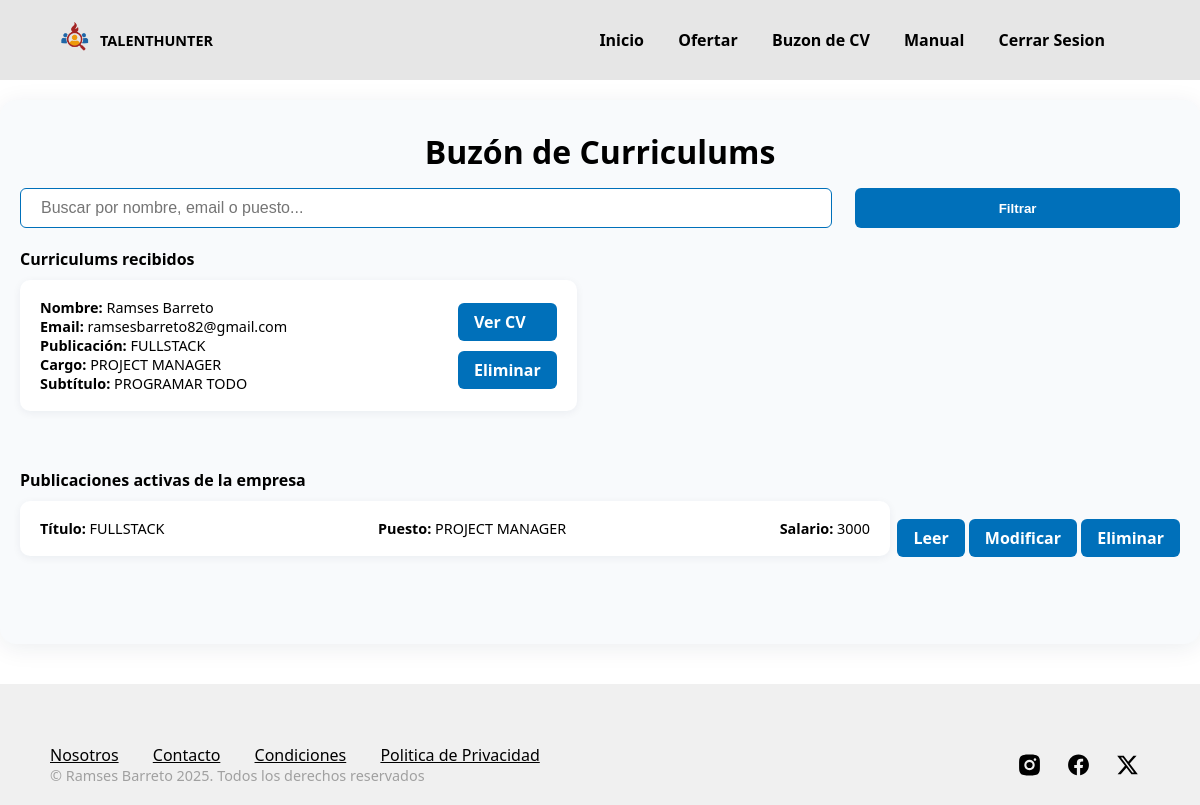
The app's page /c.sistema/buzon.php (signed in) with its own data.
### tables this page shows
CREATE TABLE `application` (
  `id` int(11) NOT NULL,
  `pdf_url` varchar(255) NOT NULL,
  `fk_applicant_id` int(11) DEFAULT NULL,
  `fk_job_publication_id` int(11) DEFAULT NULL
);

CREATE TABLE `applicant` (
  `id` int(11) NOT NULL,
  `name` varchar(12) NOT NULL,
  `lastname` varchar(12) NOT NULL,
  `password` varchar(20) NOT NULL,
  `phone_number` varchar(13) DEFAULT NULL,
  `email` varchar(40) NOT NULL,
  `age` tinyint(2) DEFAULT NULL,
  `gender` char(1) DEFAULT NULL,
  `address` varchar(30) DEFAULT NULL,
  `birthday_date` date NOT NULL,
  `url_image` varchar(255) NOT NULL
);

CREATE TABLE `job_publication` (
  `id` int(11) NOT NULL,
  `title` varchar(40) NOT NULL,
  `subtitle` varchar(100) NOT NULL,
  `job_occupation` varchar(25) DEFAULT NULL,
  `start_shift_hours` time DEFAULT NULL,
  `end_shift_hours` time DEFAULT NULL,
  `job_salary` int(8) DEFAULT NULL,
  `start_reclutement_period` date DEFAULT NULL,
  `end_reclutement_period` date DEFAULT NULL,
  `required_experience` varchar(500) DEFAULT NULL,
  `fk_company_id` int(11) DEFAULT NULL
);

### c.sistema/buzon.php (the view, shortened to what this page needs)
<?php
include('../php/conexion_be.php');
$id_empresa = $_SESSION['id_empresa'];
$query_cv = "
SELECT
    a.id AS applicant_id, a.name AS applicant_name, a.lastname AS applicant_lastname, a.email AS applicant_email,
    ap.pdf_url, ap.id AS application_id,
    jp.id AS job_id, jp.title AS job_title, jp.job_occupation, jp.subtitle,
    c.social_denomination AS company_name
FROM application AS ap
INNER JOIN applicant AS a ON ap.fk_applicant_id = a.id
INNER JOIN job_publication AS jp ON ap.fk_job_publication_id = jp.id
INNER JOIN company AS c ON jp.fk_company_id = c.id
WHERE c.id = $id_empresa
";
$filter = "";
$result_cv = mysqli_query($conexion, $query_cv . $filter);
$query_pub = "SELECT * FROM job_publication WHERE fk_company_id = $id_empresa";
$result_pub = mysqli_query($conexion, $query_pub);
?>
<!DOCTYPE html>
<html lang="es">
<head>
    <link rel="stylesheet" href="../css/vacante.css">
    <link rel="stylesheet" href="../css/buzon.css">
</head>
<body>
    <header>
        <div class="container">
            <div class="logo">
               <div class="imagen-logo"></div>
                <p>TALENTHUNTER</p>
            </div>
            <nav>
             <a href="/login-registro/c.sistema/empresa.php">Inicio</a>
                <a href="/login-registro/b.formularios/publicaciones.php">Ofertar</a>
                <a href="/login-registro/c.sistema/buzon.php">Buzon de CV</a>
                <a href="/login-registro/c.sistema/manualempresa.html">Manual</a>
                <a href="/login-registro/php/cerrar_sesion.php">Cerrar Sesion</a>
            </nav>
        </div>
    </header>
    <div class="buzon-container">
        <div class="filtro-container">
            <div class="titulo-container">
        <h1>Buzón de Curriculums</h1>
        </div>
        <div class="filtro-cv">
            <form method="GET" action="">
                <input type="text" name="buscar" placeholder="Buscar por nombre, email o puesto..." value="<?php echo isset($_GET['buscar']) ? htmlspecialchars($_GET['buscar']) : ''; ?>">
                <button type="submit">Filtrar</button>
            </form>
        </div>
        </div>
        <h2>Curriculums recibidos</h2>
        <div class="cv-lista">
            <?php if (mysqli_num_rows($result_cv) > 0): ?>
                <?php while ($cv = mysqli_fetch_assoc($result_cv)): ?>
                    <div class="cv-card">
                        <div class="cv-datos">
                            <p><b>Nombre:</b> <?php echo $cv['applicant_name'] . ' ' . $cv['applicant_lastname']; ?></p>
                            <p><b>Email:</b> <?php echo $cv['applicant_email']; ?></p>
                            <p><b>Publicación:</b> <?php echo $cv['job_title']; ?></p>
                            <p><b>Cargo:</b> <?php echo $cv['job_occupation']; ?></p>
                            <p><b>Subtítulo:</b> <?php echo $cv['subtitle']; ?></p>
                        </div>
                        <div class="cv-archivo curriculum">
                            <a href="../<?php echo $cv['pdf_url']; ?>" target="_blank" class="btn-ver-cv">Ver CV</a>
                             <a class="btn-ver-cv" href="buzon.php?eliminar_cv=<?php echo $cv['application_id'];?>" onclick="return confirm('¿Seguro que deseas eliminar este CV?');">Eliminar</a>
                        </div>
                    </div>
                <?php endwhile; ?>
            <?php else: ?>
                <p>No hay curriculums para mostrar.</p>
            <?php endif; ?>
        </div>
        <div class="publicaciones-activas">
            <h2>Publicaciones activas de la empresa</h2>
            <?php if (mysqli_num_rows($result_pub) > 0): ?>
                <?php while ($pub = mysqli_fetch_assoc($result_pub)): ?>
                    <div class="container-card">
                    <div class="pub-card publicaciones">
                        <p><b>Título:</b> <?php echo $pub['title']; ?></p>
                        <p><b>Puesto:</b> <?php echo $pub['job_occupation']; ?></p>
                        <p><b>Salario:</b> <?php echo $pub['job_salary']; ?></p>
                    </div>
                     <div class="cv-archivo publicaciones">
                            <a id="leer" href="buzon.php?leer_publicacion=<?php echo $pub['id'];?>" class="btn-ver-cv">Leer</a>
                            <a href="buzon.php?modificar_publicacion=<?php echo $pub['id'];?>" class="btn-ver-cv">Modificar</a>
                            <a class="btn-ver-cv" href="buzon.php?eliminar_publicacion=<?php echo $pub['id'];?>" onclick="return confirm('¿Seguro que deseas eliminar esta Publicacion?');">Eliminar</a>
                        </div>
                    </div>
                <?php endwhile; ?>
            <?php else: ?>
                <p>No hay publicaciones activas.</p>
            <?php endif; ?>
        </div>
    </div>
    <footer>
        <div class="container">
            <div class="texto">
                <nav>
                    <a href="#">Nosotros</a>
                    <a href="#">Contacto</a>
                    <a href="#">Condiciones</a>
                    <a href="#">Politica de Privacidad</a>
                </nav>
                <p>&copy; Ramses Barreto 2025. Todos los derechos reservados</p>
            </div>
            <div class="img-container">
                <div class="icons">
                </div>
            </div>
        </div>
    </footer>
</body>
</html>

### css/vacante.css (style rules this page uses)
* { margin: 0; padding: 0; box-sizing: border-box; }
h2 { font-size: 1em; }
p { font-size: 0.9em; }
html, body { margin: 0; font-family: system-ui, -apple-system, BlinkMacSystemFont, 'Segoe UI', Roboto, Oxygen, Ubuntu, Cantarell, 'Open Sans', 'Helvetica Neue', sans-serif; }
.container { max-width: 1100px; margin: auto; }
header .logo { display: flex; flex-direction: row; justify-content: center; align-items: center; gap: 0px; }
header { background-color: rgb(230, 230, 230); padding: 15px 3px; position: fixed; width: 100%; top: 0; }
header .imagen-logo { width: 50px; height: 50px; background-image: url(../img/logito.png); background-repeat: no-repeat; background-size: cover; background-position: center; }
header nav { margin-right: 30px; }
header p { font-weight: 800; }
header a { text-decoration: none; color: black; padding: 0px 15px; font-weight: 700; }
header .container { display: flex; flex-direction: row; justify-content: space-between; align-items: center; }
footer { padding: 100px 0px; background-color: rgb(240, 240, 240); bottom: 0; width: 100%; height: 20%; }
footer .container { display: flex; flex-direction: column; justify-content: center; align-items: center; text-align: center; }
footer a { margin: 5px 15px; color: black; }
footer nav { padding: 20px 0px; }
footer .icon { width: 45px; height: 30px; margin: 20px 0px; padding: 0px 10px; }
@media (min-width: 750px) { footer { padding: 0px 0px; } }
@media (min-width: 750px) { footer .container { padding-top: 60px; padding-bottom: 20px; flex-direction: row; align-items: flex-end; justify-content: space-between; } }
@media (min-width: 750px) { footer .texto { display: flex; flex-direction: column; text-align: initial; } }
@media (min-width: 750px) { footer .icon { margin: 0px; } }
@media (min-width: 750px) { footer p { color: rgb(160, 160, 160); } }
@media (min-width: 750px) { footer nav { padding: 0px; } }
@media (min-width: 750px) { footer a { margin: 0px; padding-right: 30px; } }

### css/buzon.css (style rules this page uses)
h2 { margin-bottom: 10px; }
.buzon-container { margin: 40px auto; margin-top: 100px; padding: 30px 20px; background: #f8fafc; border-radius: 16px; box-shadow: 0 4px 24px rgba(9, 35, 69, 0.08); }
.titulo-container { display: flex; justify-content: center; align-items: center; margin-bottom: 15px; }
.filtro-container { justify-content: center; align-items: center; gap: 10px; width: 100%; }
.filtro-cv { margin-bottom: 20px; }
.filtro-cv form { display: flex; width: 100%; justify-content: space-between; }
.filtro-cv input { padding: 10px 20px; border-radius: 6px; border: 1.5px solid #0070ba; font-size: 1em; width: 70%; }
.filtro-cv button { border-radius: 6px; background: #0070ba; color: #fff; border: none; font-weight: 600; width: 28%; cursor: pointer; }
.cv-lista { display: flex; justify-content: space-between; flex-wrap: wrap; }
.cv-lista, .publicaciones-activas { margin-bottom: 40px; }
.cv-card, .pub-card { background: #fff; border-radius: 10px; box-shadow: 0 2px 8px rgba(9, 35, 69, 0.06); padding: 18px 20px; margin-bottom: 18px; display: flex; width: 48%; justify-content: space-between; align-items: center; flex-wrap: wrap; }
.pub-card.publicaciones { width: 75%; }
.cv-archivo.curriculum { display: flex; flex-direction: column; gap: 10px; }
.container-card { display: flex; align-items: center; justify-content: space-between; }
.btn-ver-cv { background: #0070ba; color: #fff; padding: 8px 16px; border-radius: 6px; text-decoration: none; font-weight: 600; transition: background 0.2s; }

### records on screen
application: fk_applicant.name "Ramses", fk_applicant.lastname "Barreto", fk_applicant.email "ramsesbarreto82@gmail.com", fk_job_publication.title "FULLSTACK", fk_job_publication.job_occupation "PROJECT MANAGER", fk_job_publication.subtitle "PROGRAMAR TODO"
job_publication: title "FULLSTACK", job_occupation "PROJECT MANAGER", job_salary "3000"
